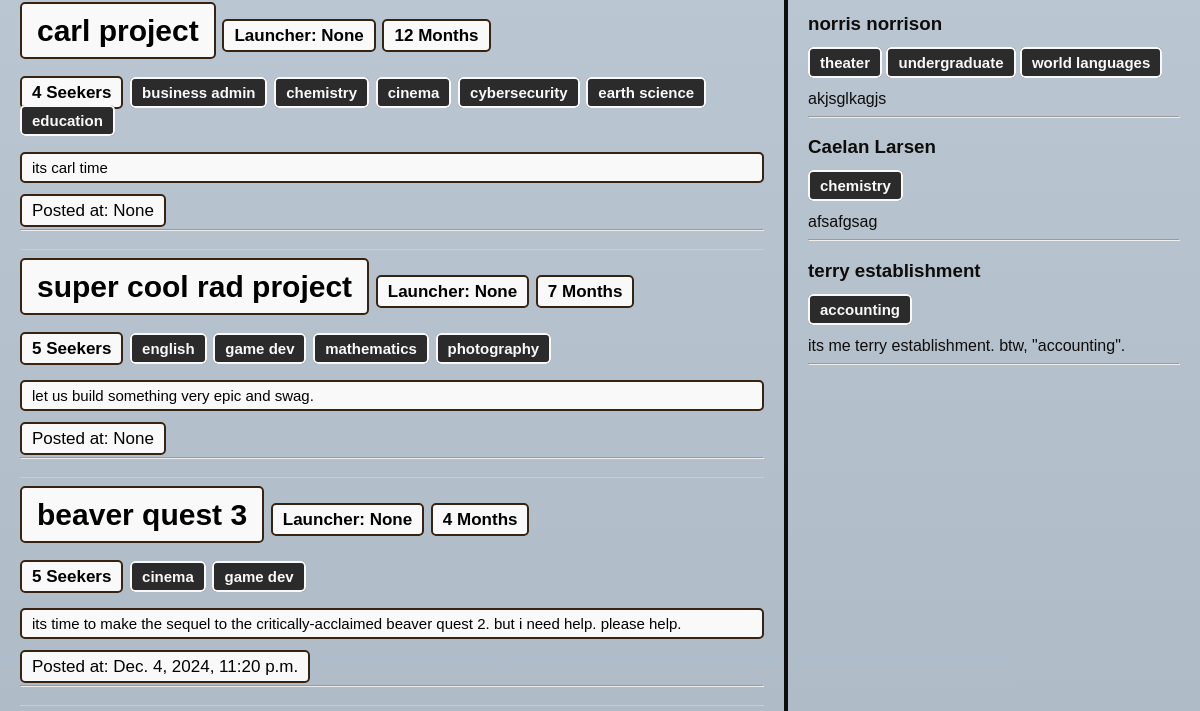
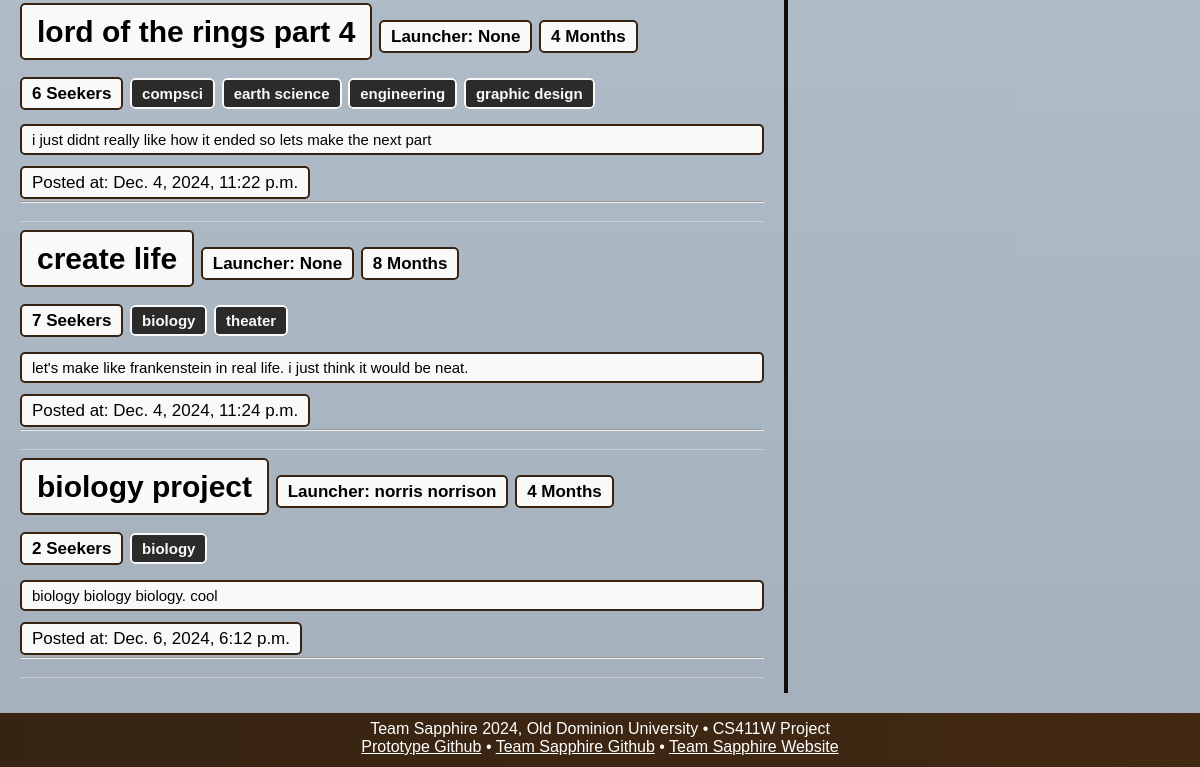
The app's page /search/ (lower part), older data (2 pictures, top to bottom).
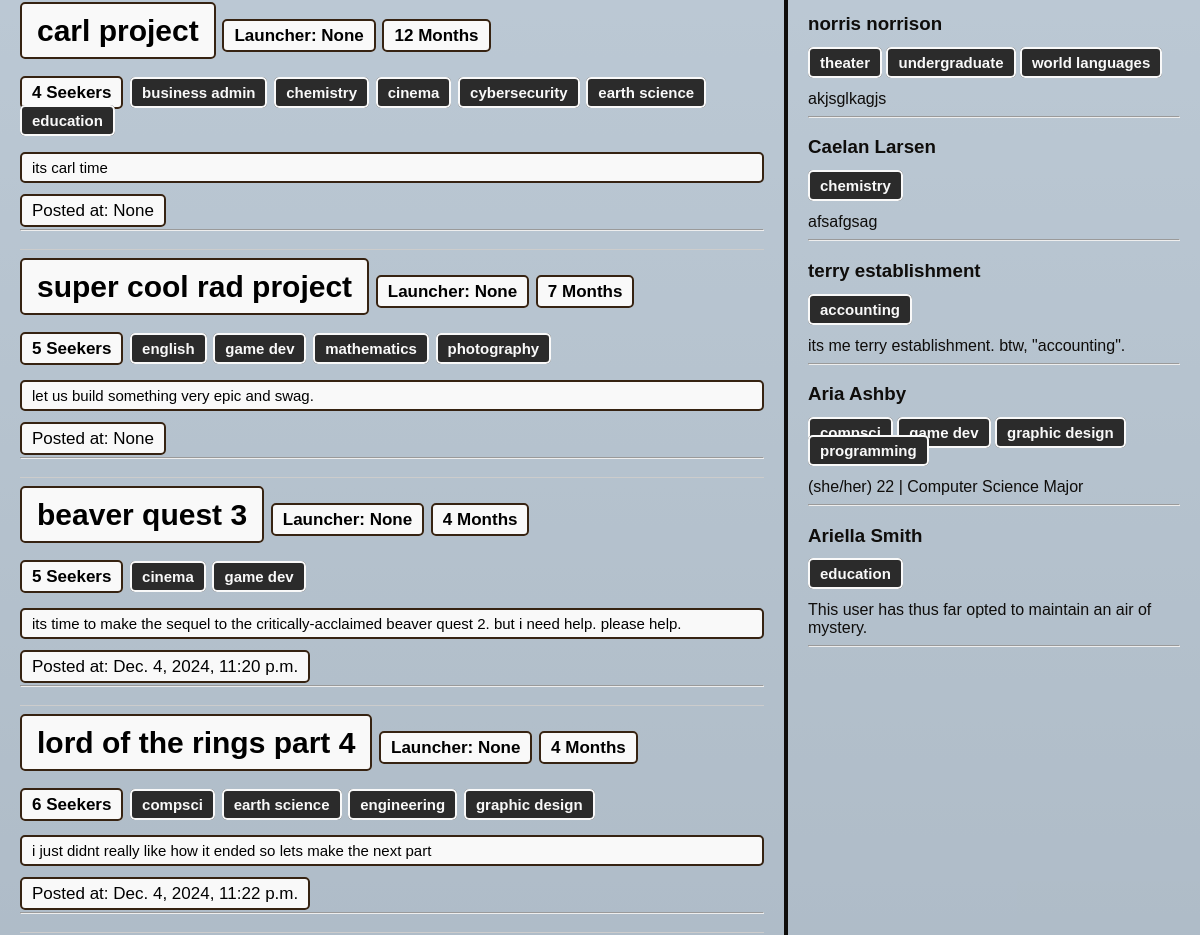
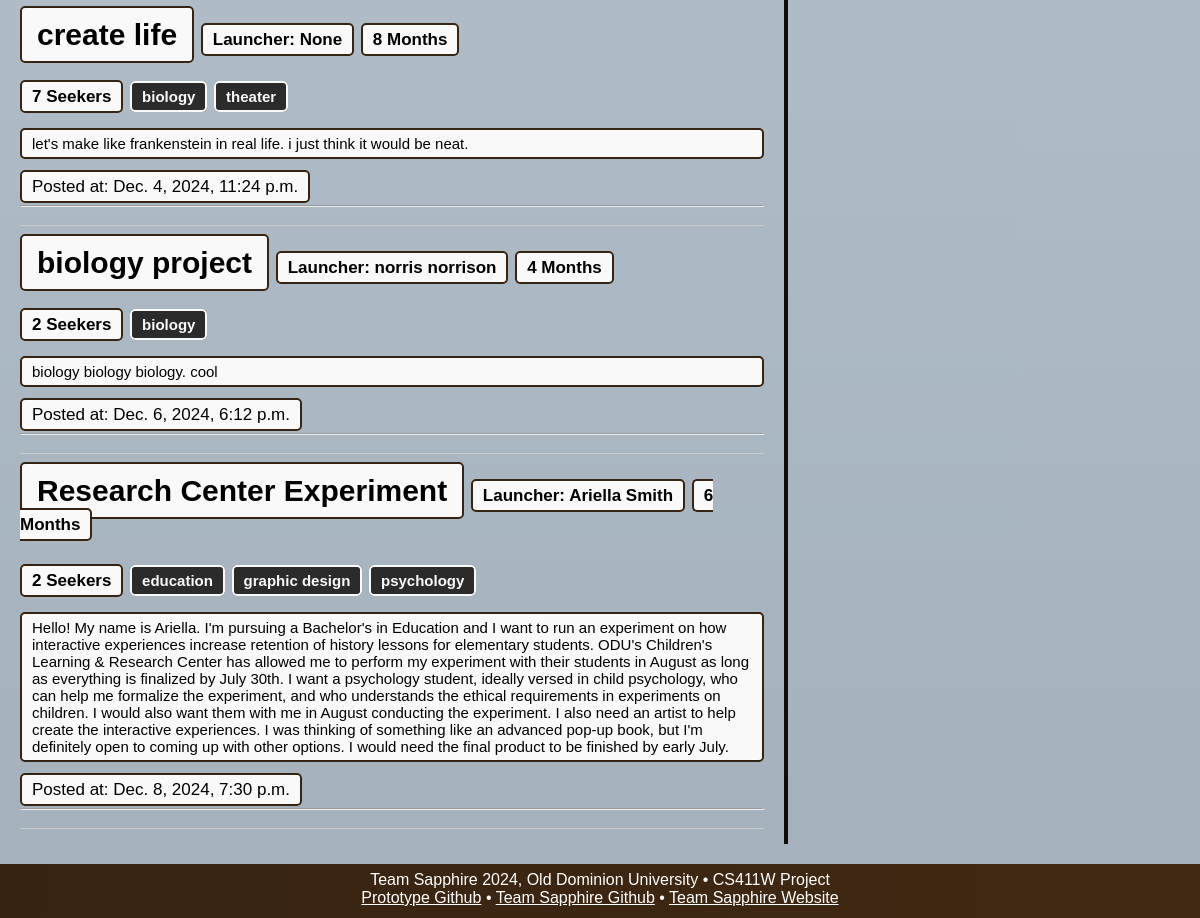
The same page, newer data (2 pictures, top to bottom).
### database/models.py (models this page shows, shortened)
class UserPost(models.Model):  # made this sinfular
    project_name = models.CharField(max_length=30)
    num_required = models.IntegerField()
    project_length = models.IntegerField(default=6) # expected length of the project in months (added for parity with CreatePost form)
    post_body = models.CharField(max_length=4096, default="No post body.")
    author = models.ForeignKey(User, on_delete=models.CASCADE, null=True)
    recency_score = models.IntegerField(default=0)
    publish_datetime = models.DateTimeField(default=timezone.now(), null=True)
    tags = models.ManyToManyField(Tag, max_length=6)

class Tag(
    models.Model
):  # Changed to just "Tag" since it seems we're using a single tag pool for posts/users
    name = models.CharField(max_length=15)
    def __str__(self):
        return self.name

class User(
    models.Model
):  # made this singular because one object does not contain multiple users.
    school_email = models.EmailField()
    password = models.CharField(
        max_length=60
    )  # with authentification does uconnect need to store this??
    first_name = models.CharField(max_length=50, default="First name")
    last_name = models.CharField(max_length=50, default="Last name")
    biography = models.CharField(
        max_length=1000,
        default="This user has thus far opted to maintain an air of mystery.",
    )
    tags = models.ManyToManyField(Tag, max_length=6)
    def __str__(self):
        return self.first_name + " " + self.last_name

### database/views.py (the view)
# urls.py: path('search/', views.search, name="search"),
def search(request):
    posts = UserPost.objects.all()
    users = User.objects.all()
    if request.method == "POST":
        form = FilterForm(request.POST)
        if form.is_valid():
            selected_tags = [
                form.cleaned_data[f'tag_{i}']
                for i in range(1, 7)
                if form.cleaned_data.get(f'tag_{i}')
            ]
            redirect_path = "../search?"
            search_substring = form.cleaned_data['keywords']
            if selected_tags:
                redirect_path += "tags=" + ",".join([tag.name for tag in selected_tags]) # TODO: Doesn't properly handle multiple , maybe fixed
                if search_substring:
                    redirect_path += "&"
            if search_substring:
                redirect_path += "text=" + search_substring
            return HttpResponseRedirect(redirect_path)
        else:
            print("INVALID FORM!")
            print(form.errors)
    else:
        form = FilterForm()
        tags = request.GET.getlist('tags')
        text = request.GET.get('text')
        """if tags:
            scored_posts = []
            scored_users = []

            for post in posts:
                hit_count = 0
                for tag in post.tags.all():
                    if tag.name in(tags):
                        hit_count += 1
                if hit_count >= 1:
                    scored_posts.append((post, hit_count))

            for user in users:
                hit_count = 0
                for tag in user.tags.all():
                    if tag.name in(tags):
                        hit_count += 1
                if hit_count >= 1:
                    scored_users.append((user, hit_count))

            scored_posts.sort(key=lambda x: x[1], reverse=True)
            posts = [p[0] for p in scored_posts]

            scored_users.sort(key=lambda x: x[1], reverse=True)
            users = [u[0] for u in scored_users]

        if text:
            start_posts = posts
            start_users = users

            posts = [p for p in start_posts if text in p.post_body]
            users = [u for u in start_users if text in u.biography]"""
        if tags:
            tag_list = tags[0].split(",")  # Splitting the tag list from query string
            posts = posts.filter(tags__name__in=tag_list).distinct()
            users = users.filter(tags__name__in=tag_list).distinct()
        if text:
            posts = posts.filter(post_body__icontains=text)
            users = users.filter(biography__icontains=text)
    return render(request, 'database/pages/search.html', {
        'form': form,
        'posts': posts,
        'users': users,
        'filter_tags': tags,
        'filter_text': text,
    })

### database/templates/database/pages/search.html (shortened to what this page needs)
{% load static %}
<!DOCTYPE html>
<head>
  <link rel="stylesheet" href="{% static '/css/style.css' %}">
</head>
<header>
        <body>
            <br>
            <body>
            </span> </body>
            <tr>
              <br>
              <div class="scrollable-container">
                <div class="posts-section">
                {% for post in posts %}
                <div class="post">
                <h2>
                <span class="project-name">{{ post.project_name }}</span>
                <span class="post-author">Launcher: {{ post.author }}</span>
                <span class="num-required">{{ post.project_length }} Months</span>
                <br> <br>
                <span class="num-required">{{ post.num_required }} Seekers</span>
                {% for tag in post.tags.all %}
                  <span class="tags-style"><td>{{ tag.name }}</td></span>
                {% endfor %}
                </h2>
              <div class="post-class">
              {{ post.post_body }}
              </div>
              <br>
              <span class="num-required">Posted at: {{ post.publish_datetime }}</span>
               <hr>
                </div>
             {% endfor %}
            </div>
        <div class="divider"></div>
        <div class="users-section">
        </tr>
        {% for user in users %}
        <tr>
            <h3><td>{{ user.first_name }}</td>
            <td>{{ user.last_name }}</td> </h3>
            {% for tag in user.tags.all %}
            <span class="tags-style"><td><strong>{{ tag.name }}</strong></td></span>
            {% endfor %}
            <br><br>
            <td>{{ user.biography }}</td>
        </tr>
        <hr>
        {% endfor %}
            </body>
    <nav><div id="footer">
            Team Sapphire 2024, Old Dominion University • CS411W Project<br>
            <a href="https://github.com/zwasique/F24-Sapphire/tree/main">Prototype Github</a> •
            <a href="https://github.com/clars002/411-UConnect-website">Team Sapphire Github</a> •
            <a href="https://clars002.github.io/411-UConnect-website/">Team Sapphire Website</a>
    </div></nav>
</header>

Row changes from the older to the newer data that the page shows:
added UserPost: project_name "Research Center Experiment", author "Ariella Smith", project_length "6", num_required "2", post_body "Hello! My name is Ariella. I'm pursuing a Bachelor's in Education and I want to run an experiment on how interactive experiences increase retention of history lessons for elementary students. ODU's Children's Learning & Research Center has allowed me to perform my experiment with their students in August as long as everything is finalized by July 30th. I want a psychology student, ideally versed in child psychology, who can help me formalize the experiment, and who understands the ethical requirements in experiments on children. I would also want them with me in August conducting the experiment. I also need an artist to help create the interactive experiences. I was thinking of something…", publish_datetime "Dec. 8, 2024, 7:30 p.m.", Tag (name "education"), Tag (name "graphic design")
now on this page (row unchanged): Tag: name "psychology", shown under "Research Center Experiment"
added User: first_name "Aria", last_name "Ashby", biography "(she/her) 22 | Computer Science Major", Tag (name "compsci"), Tag (name "game dev"), Tag (name "graphic design")
now on this page (row unchanged): Tag: name "programming", shown under "Aria"
added User: first_name "Ariella", last_name "Smith", biography "This user has thus far opted to maintain an air of mystery.", Tag (name "education")
